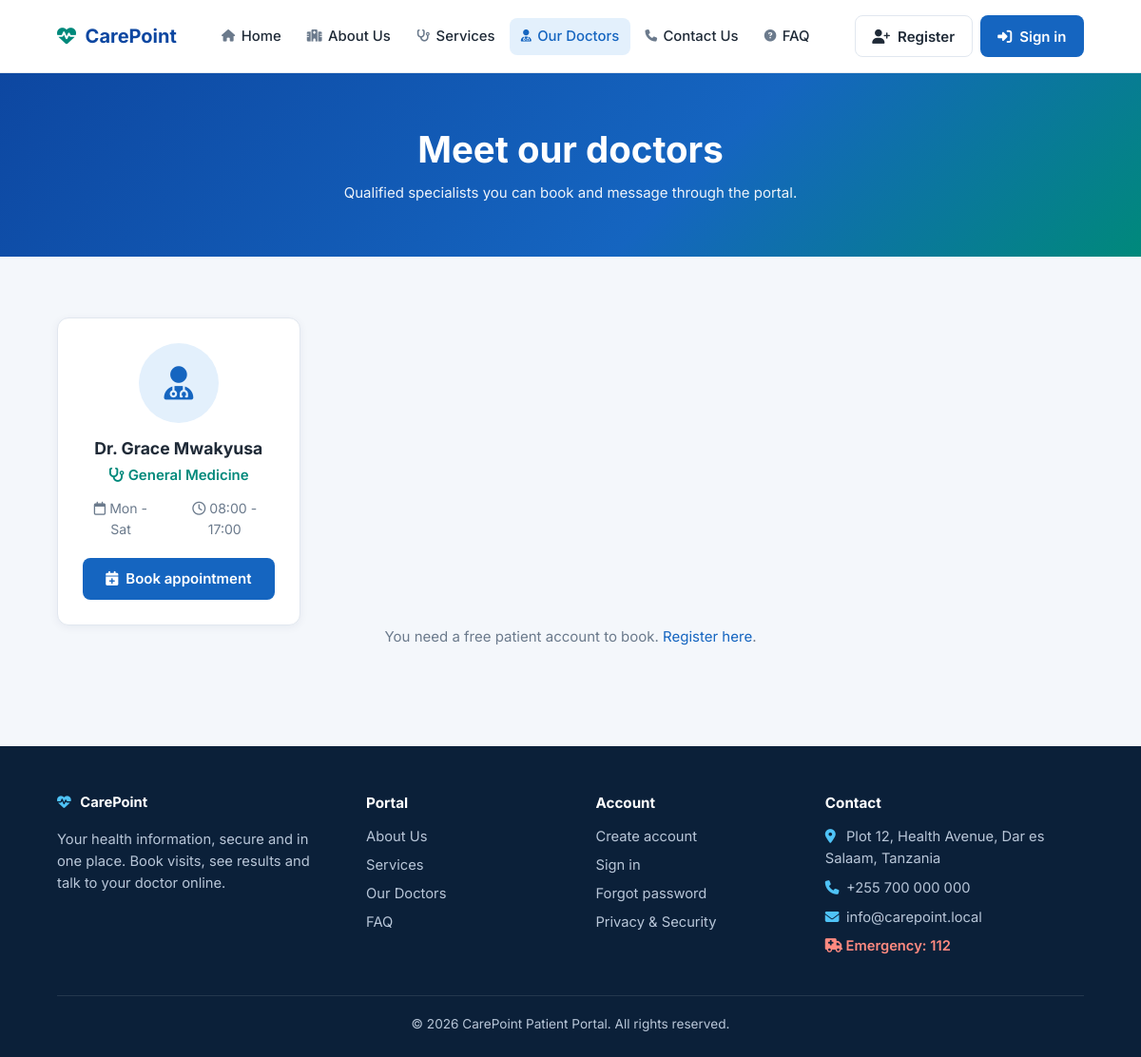
The app's page /doctors.php with its own data.
### tables this page shows
CREATE TABLE doctors_profile (
    user_id        INT UNSIGNED PRIMARY KEY,
    specialization VARCHAR(100) NOT NULL,
    FOREIGN KEY (user_id) REFERENCES users(id) ON DELETE CASCADE
);

CREATE TABLE users (
    id              INT UNSIGNED AUTO_INCREMENT PRIMARY KEY,
    role            ENUM('patient','doctor','admin') NOT NULL DEFAULT 'patient',
    full_name       VARCHAR(100) NOT NULL,
    email           VARCHAR(150) NOT NULL UNIQUE,
    password_hash   VARCHAR(255) NOT NULL,
    phone           VARCHAR(20)  NULL,
    dob             DATE         NULL,
    gender          ENUM('male','female','other') NULL,
    address         VARCHAR(255) NULL,
    is_active       TINYINT(1)   NOT NULL DEFAULT 1,
    failed_attempts INT UNSIGNED NOT NULL DEFAULT 0,
    locked_until    DATETIME     NULL,
    last_login      DATETIME     NULL,
    created_at      TIMESTAMP    NOT NULL DEFAULT CURRENT_TIMESTAMP
);

### includes/helpers.php (called while the page is built, shortened)
<?php
function e($value): string
{
    return htmlspecialchars((string)($value ?? ''), ENT_QUOTES | ENT_SUBSTITUTE, 'UTF-8');
}
function url(string $path = ''): string
{
    return BASE_URL . '/' . ltrim($path, '/');
}

### includes/auth.php (called while the page is built, shortened)
<?php
function current_user(): ?array
{
    static $user = false;
    if ($user !== false) {
        return $user;
    }
    $user = null;
    return $user;
}

### includes/db.php (called while the page is built)
<?php
function db(): PDO
{
    static $pdo = null;
    if ($pdo === null) {
        $dsn = 'mysql:host=' . DB_HOST . ';dbname=' . DB_NAME . ';charset=utf8mb4';
        try {
            $pdo = new PDO($dsn, DB_USER, DB_PASS, [
                PDO::ATTR_ERRMODE            => PDO::ERRMODE_EXCEPTION,
                PDO::ATTR_DEFAULT_FETCH_MODE => PDO::FETCH_ASSOC,
                PDO::ATTR_EMULATE_PREPARES   => false,
            ]);
        } catch (PDOException $ex) {
            error_log('DB connection failed: ' . $ex->getMessage());
            http_response_code(500);
            exit('Service temporarily unavailable. Please try again later.');
        }
    }
    return $pdo;
}
function q(string $sql, array $params = []): PDOStatement
{
    $stmt = db()->prepare($sql);
    $stmt->execute($params);
    return $stmt;
}

### doctors.php (the view, shortened to what this page needs)
<?php
$publicLayout = true;
$sql = "SELECT u.full_name, dp.specialization FROM users u LEFT JOIN doctors_profile dp ON dp.user_id = u.id
        WHERE u.role = 'doctor' AND u.is_active = 1";
$params = [];
$doctors = q($sql . ' ORDER BY u.full_name', $params)->fetchAll();
$user = current_user();
$bookUrl = ($user && $user['role'] === 'patient') ? 'patient/book-appointment.php' : 'login.php';
require __DIR__ . '/includes/header.php';
?>
<section class="page-hero">
    <h1>Meet our doctors</h1>
    <p>Qualified specialists you can book and message through the portal.</p>
</section>
<section class="section">
    <?php if (!$doctors): ?>
        <div class="card empty-state"><i class="fa-solid fa-user-doctor fa-3x"></i><p>No doctors are listed yet.</p></div>
    <?php else: ?>
        <div class="doctor-grid">
            <?php foreach ($doctors as $d): ?>
                <article class="doctor-card">
                    <div class="doctor-avatar"><i class="fa-solid fa-user-doctor"></i></div>
                    <h3><?= e($d['full_name']) ?></h3>
                    <p class="doctor-spec"><i class="fa-solid fa-stethoscope"></i> <?= e($d['specialization'] ?? 'General practice') ?></p>
                    <ul class="doctor-meta">
                        <li><i class="fa-regular fa-calendar"></i> Mon - Sat</li>
                        <li><i class="fa-regular fa-clock"></i> 08:00 - 17:00</li>
                    </ul>
                    <a class="btn btn-primary btn-block" href="<?= e(url($bookUrl)) ?>"><i class="fa-solid fa-calendar-plus"></i> Book appointment</a>
                </article>
            <?php endforeach; ?>
        </div>
        <?php if (!$user): ?>
            <p class="lead mt">You need a free patient account to book. <a href="<?= e(url('register.php')) ?>">Register here</a>.</p>
        <?php endif; ?>
    <?php endif; ?>
</section>
<?php require __DIR__ . '/includes/footer.php'; ?>

### includes/header.php (shortened to what this page needs)
<?php
$user = current_user();
$notifCount = $user ? unread_notifications((int)$user['id']) : 0;
$showApp = $user && empty($publicLayout);
?>
<!DOCTYPE html>
<html lang="en">
<head>
    <link rel="stylesheet" href="https://cdnjs.cloudflare.com/ajax/libs/font-awesome/6.5.2/css/all.min.css">
    <link rel="stylesheet" href="<?= e(url('assets/css/style.css')) ?>">
</head>
<body class="<?= $showApp ? 'app' : 'public' ?>" data-base="<?= e(BASE_URL) ?>">
<?php if ($showApp): ?>
<div class="layout">
    <?php require __DIR__ . '/sidebar.php'; ?>
    <div class="main">
        <header class="topbar">
            <button class="icon-btn" id="sidebarToggle" type="button" aria-label="Toggle menu"><i class="fa-solid fa-bars"></i></button>
            <h1 class="page-title"><?= e($pageTitle ?? '') ?></h1>
            <div class="topbar-right">
                <a class="icon-btn bell" href="<?= e(url('notifications.php')) ?>" aria-label="Notifications">
                    <i class="fa-solid fa-bell"></i>
                    <span class="bell-count<?= $notifCount ? '' : ' hidden' ?>" id="bellCount"><?= (int)$notifCount ?></span>
                </a>
                <div class="user-chip">
                    <span class="avatar"><i class="fa-solid <?= $user['role'] === 'doctor' ? 'fa-user-doctor' : ($user['role'] === 'admin' ? 'fa-user-shield' : 'fa-user') ?>"></i></span>
                    <span class="user-name"><?= e($user['full_name']) ?><small><?= e(ucfirst($user['role'])) ?></small></span>
                </div>
            </div>
        </header>
        <main class="content">
<?php else: ?>
<?php
$publicLinks = [
    'index.php'    => ['fa-house',         'Home'],
    'about.php'    => ['fa-hospital',      'About Us'],
    'services.php' => ['fa-stethoscope',   'Services'],
    'doctors.php'  => ['fa-user-doctor',   'Our Doctors'],
    'contact.php'  => ['fa-phone',         'Contact Us'],
    'index.php#faq'=> ['fa-circle-question','FAQ'],
];
$currentPublic = basename($_SERVER['SCRIPT_NAME'] ?? '');
?>
<header class="public-nav">
    <a class="brand" href="<?= e(url('index.php')) ?>"><i class="fa-solid fa-heart-pulse"></i><span>CarePoint</span></a>
    <nav class="public-links" id="publicMenu" aria-label="Main">
        <?php foreach ($publicLinks as $href => [$icon, $label]): ?>
            <a href="<?= e(url($href)) ?>" class="<?= $href === $currentPublic ? 'active' : '' ?>"><i class="fa-solid <?= e($icon) ?>"></i> <?= e($label) ?></a>
        <?php endforeach; ?>
    </nav>
    <div class="btn-row nav-actions">
        <?php if ($user): ?>
            <a class="btn btn-primary" href="<?= e(url(dashboard_path($user['role']))) ?>"><i class="fa-solid fa-gauge-high"></i> My Dashboard</a>
        <?php else: ?>
            <a class="btn btn-outline" href="<?= e(url('register.php')) ?>"><i class="fa-solid fa-user-plus"></i> Register</a>
            <a class="btn btn-primary" href="<?= e(url('login.php')) ?>"><i class="fa-solid fa-right-to-bracket"></i> Sign in</a>
        <?php endif; ?>
    </div>
</header>
<main class="public-main">
<?php endif; ?>

### includes/footer.php (shortened to what this page needs)
<?php if (!empty($showApp)): ?>
        </main>
        <footer class="app-footer">&copy; <?= date('Y') ?> <?= e(APP_NAME) ?></footer>
    </div>
</div>
<?php else: ?>
</main>
<footer class="site-footer">
    <div class="footer-grid">
        <div>
            <a class="brand" href="<?= e(url('index.php')) ?>"><i class="fa-solid fa-heart-pulse"></i><span>CarePoint</span></a>
            <p>Your health information, secure and in one place. Book visits, see results and talk to your doctor online.</p>
        </div>
        <div>
            <h4>Portal</h4>
            <a href="<?= e(url('about.php')) ?>">About Us</a>
            <a href="<?= e(url('services.php')) ?>">Services</a>
            <a href="<?= e(url('doctors.php')) ?>">Our Doctors</a>
            <a href="<?= e(url('index.php#faq')) ?>">FAQ</a>
        </div>
        <div>
            <h4>Account</h4>
            <a href="<?= e(url('register.php')) ?>">Create account</a>
            <a href="<?= e(url('login.php')) ?>">Sign in</a>
            <a href="<?= e(url('forgot-password.php')) ?>">Forgot password</a>
            <a href="<?= e(url('privacy.php')) ?>">Privacy &amp; Security</a>
        </div>
        <div>
            <h4>Contact</h4>
            <p><i class="fa-solid fa-location-dot"></i> <?= e(HOSPITAL_ADDRESS) ?></p>
            <p><i class="fa-solid fa-phone"></i> <?= e(HOSPITAL_PHONE) ?></p>
            <p><i class="fa-solid fa-envelope"></i> <?= e(HOSPITAL_EMAIL) ?></p>
            <p class="footer-emergency"><i class="fa-solid fa-truck-medical"></i> Emergency: <?= e(HOSPITAL_EMERGENCY) ?></p>
        </div>
    </div>
    <p class="footer-bottom">&copy; <?= date('Y') ?> <?= e(APP_NAME) ?>. All rights reserved.</p>
</footer>
<?php endif; ?>
</body>
</html>

### records on screen
doctors_profile: user_id.full_name "Dr. Grace Mwakyusa", specialization "General Medicine"

### other values on screen
$label "Home"
$label "About Us"
$label "Services"
$label "Our Doctors"
$label "Contact Us"
$label "FAQ"
HOSPITAL_ADDRESS "Plot 12, Health Avenue, Dar es Salaam, Tanzania"
HOSPITAL_PHONE "+255 700 000 000"
HOSPITAL_EMAIL "info@carepoint.local"
HOSPITAL_EMERGENCY "112"
APP_NAME "CarePoint Patient Portal"
